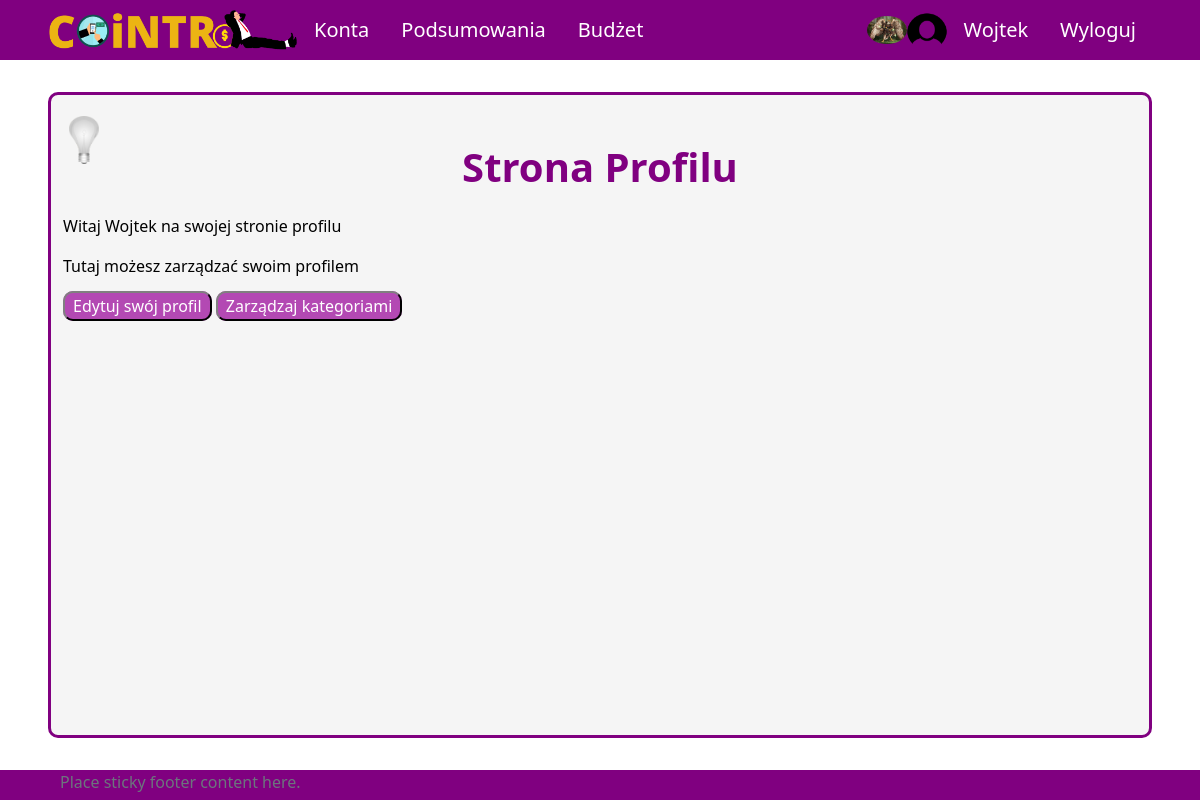
Page /profile (signed in) on the earlier database version.
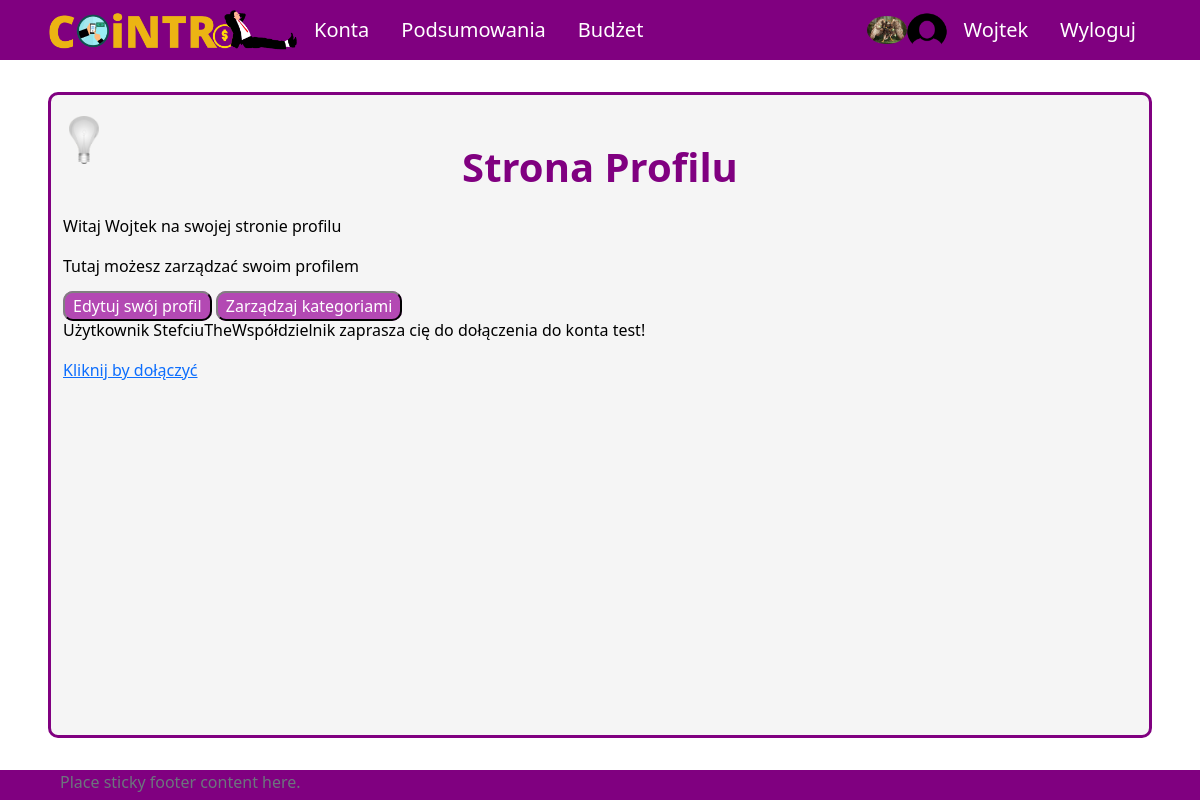
Same page on the later database version.
### aplication/models.py (models this page shows, shortened)
class Invitation(models.Model):
    userFrom = models.ForeignKey(Profile, related_name='from+', on_delete=models.CASCADE)
    userTo = models.ForeignKey(Profile, related_name='to+', on_delete=models.CASCADE)
    access_level = models.IntegerField(default=0)
    id_account = models.ForeignKey(Account, on_delete=models.SET_NULL, null=True)
    id = models.UUIDField(default=uuid.uuid4, unique=True, primary_key=True, editable=False)

class Account(models.Model):
    owner = models.ForeignKey(Profile, null=True, blank=True, on_delete=models.CASCADE)
    name = models.CharField(max_length=30)
    currency = models.ForeignKey(Currency, on_delete=models.SET_NULL, null=True)
    is_shared = models.BooleanField(default=False)
    description = models.CharField(max_length=100, null=True, blank=True)
    id = models.UUIDField(default=uuid.uuid4, unique=True, primary_key=True, editable=False)
    def __str__(self):
        return self.name

### UsersApp/models.py (models this page shows)
class Profile(models.Model):
    user = models.OneToOneField(User, on_delete=models.CASCADE, null=True, blank=True)
    name = models.CharField(max_length=200, blank=True, null=True)
    email = models.EmailField(max_length=400, null=True, blank=True)
    username = models.CharField(max_length=200, blank=True, null=True)
    currency = models.ForeignKey('Currency', on_delete=models.SET_NULL, null=True)
    image = models.ImageField(null=True, blank=True)
    created = models.DateTimeField(auto_now_add=True)
    id = models.UUIDField(default=uuid.uuid4, unique=True,
                            primary_key=True, editable=False)
    def __str__(self):
        return str(self.username)

### UsersApp/views/user_views.py (the view)
# urls.py: path('profile', views.profile, name='profile'),
@login_required(login_url='login')
def profile(request):
    profile = request.user.profile
    context = {'profile': profile, 'mes': Invitation.objects.filter(Q(userTo=profile) | Q(userFrom=profile))}
    return render(request, 'application/profile.html', context)

### templates/application/profile.html (shortened to what this page needs)
{% extends 'application/base.html' %}
{% block content %}
    <div class="title">
        <h1>Strona Profilu</h1>
    </div>
    <div class="content">
        <p>Witaj {{ user.username }} na swojej stronie profilu</p>
        <p>Tutaj możesz zarządzać swoim profilem</p>
        <a class="button" href="{% url 'edit-profile' %}">Edytuj swój profil</a>
        <a class="button" href="{% url 'all-categories' %}">Zarządzaj kategoriami</a>
        {% for m in mes %}
            {% if profile == m.userTo %}
                <p>Użytkownik {{ m.userFrom }} zaprasza cię do dołączenia do konta {{ m.id_account }}!</p>
                <a href="{% url 'joinAccount' m.id %}">Kliknij by dołączyć</a>
            {% elif profile == m.userFrom %}
                <p>Wysłano zaproszenie do użytkownika {{ m.userTo }} do dołączenia do konta {{ m.id_account }}</p>
            {% endif %}
        {% endfor %}
    </div>
{% endblock  %}

Differences in the rows shown:
added Invitation: userFrom "StefciuTheWspółdzielnik", id_account "test"
